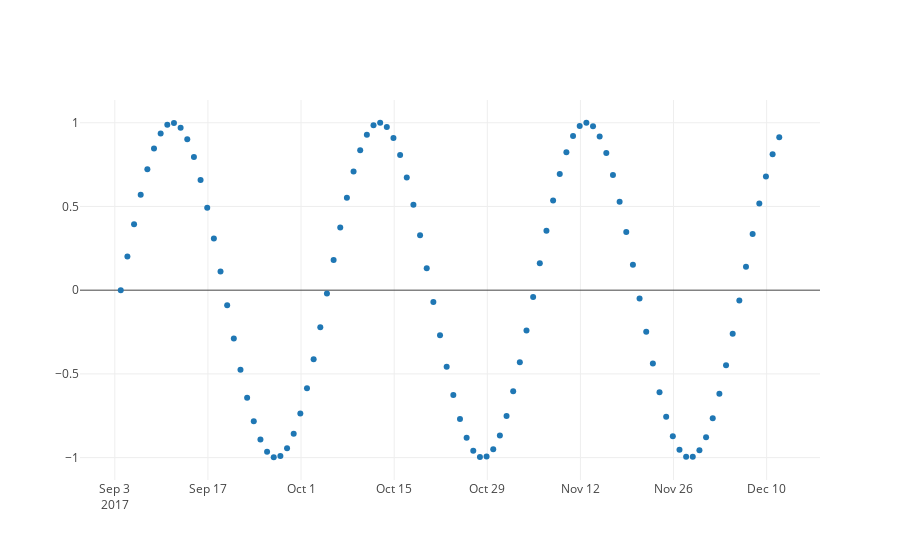

Notebook source saved alongside this figure:
### Markdown cell above
### Scatter plot

### Code cell
trace = go.Scatter(
    x = x,
    y = sin_data,
    mode = 'markers'
)
data = [trace]
py.iplot(data)
